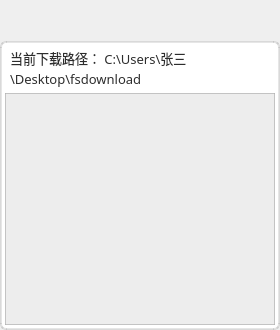
<?xml version="1.0" encoding="UTF-8"?>
<ui version="4.0">
 <class>downloadwidget</class>
 <widget class="QWidget" name="downloadwidget">
  <property name="geometry">
   <rect>
    <x>0</x>
    <y>0</y>
    <width>280</width>
    <height>330</height>
   </rect>
  </property>
  <property name="minimumSize">
   <size>
    <width>280</width>
    <height>0</height>
   </size>
  </property>
  <property name="maximumSize">
   <size>
    <width>280</width>
    <height>16777215</height>
   </size>
  </property>
  <property name="windowTitle">
   <string>Form</string>
  </property>
  <property name="styleSheet">
   <string notr="true">color: rgb(45, 45, 45);</string>
  </property>
  <layout class="QVBoxLayout" name="verticalLayout">
   <property name="spacing">
    <number>10</number>
   </property>
   <property name="leftMargin">
    <number>0</number>
   </property>
   <property name="topMargin">
    <number>3</number>
   </property>
   <property name="rightMargin">
    <number>0</number>
   </property>
   <property name="bottomMargin">
    <number>0</number>
   </property>
   <item>
    <widget class="QWidget" name="widget_2" native="true">
     <property name="minimumSize">
      <size>
       <width>0</width>
       <height>28</height>
      </size>
     </property>
     <layout class="QHBoxLayout" name="horizontalLayout_3">
      <property name="leftMargin">
       <number>0</number>
      </property>
      <property name="topMargin">
       <number>0</number>
      </property>
      <property name="rightMargin">
       <number>5</number>
      </property>
      <property name="bottomMargin">
       <number>0</number>
      </property>
      <item>
       <spacer name="horizontalSpacer_2">
        <property name="orientation">
         <enum>Qt::Horizontal</enum>
        </property>
        <property name="sizeHint" stdset="0">
         <size>
          <width>244</width>
          <height>20</height>
         </size>
        </property>
       </spacer>
      </item>
      <item>
       <widget class="QToolButton" name="toolButton_file">
        <property name="minimumSize">
         <size>
          <width>22</width>
          <height>25</height>
         </size>
        </property>
        <property name="maximumSize">
         <size>
          <width>22</width>
          <height>25</height>
         </size>
        </property>
        <property name="styleSheet">
         <string notr="true">QToolButton {
	color: rgb(255, 255, 255);
	background-color: rgba(255, 255, 255, 0);
	border: none;
}

QToolButton::menu-indicator { 
	image: None;
}

 
QToolButton:hover {
	color: rgb(255, 255, 255);
	background-color: rgba(255, 255, 255, 0);
	border: none;
}</string>
        </property>
        <property name="icon">
         <iconset resource="../lib.qrc">
          <normaloff>:/lib/download.png</normaloff>:/lib/download.png</iconset>
        </property>
        <property name="iconSize">
         <size>
          <width>22</width>
          <height>22</height>
         </size>
        </property>
       </widget>
      </item>
     </layout>
    </widget>
   </item>
   <item>
    <widget class="QWidget" name="widget_body" native="true">
     <property name="styleSheet">
      <string notr="true">#widget_body{
background-color: rgb(255, 255, 255);
/*padding:5px;*/
border-radius:6px;
	border: 2px solid;
	border-color: rgba(126, 126, 126, 50);
}</string>
     </property>
     <layout class="QVBoxLayout" name="verticalLayout_2">
      <property name="spacing">
       <number>0</number>
      </property>
      <property name="leftMargin">
       <number>5</number>
      </property>
      <property name="topMargin">
       <number>2</number>
      </property>
      <property name="rightMargin">
       <number>5</number>
      </property>
      <property name="bottomMargin">
       <number>5</number>
      </property>
      <item>
       <widget class="QWidget" name="widget_3" native="true">
        <property name="styleSheet">
         <string notr="true">background-color: rgb(255, 255, 255);</string>
        </property>
        <layout class="QHBoxLayout" name="horizontalLayout_2">
         <property name="spacing">
          <number>0</number>
         </property>
         <property name="leftMargin">
          <number>5</number>
         </property>
         <property name="topMargin">
          <number>5</number>
         </property>
         <property name="rightMargin">
          <number>0</number>
         </property>
         <property name="bottomMargin">
          <number>5</number>
         </property>
         <item>
          <widget class="QLabel" name="label_2">
           <property name="font">
            <font>
             <family>OPPOSans B</family>
             <pointsize>10</pointsize>
             <stylestrategy>PreferAntialias</stylestrategy>
            </font>
           </property>
           <property name="layoutDirection">
            <enum>Qt::LeftToRight</enum>
           </property>
           <property name="styleSheet">
            <string notr="true"/>
           </property>
           <property name="text">
            <string>当前下载路径： C:\Users\张三\Desktop\fsdownload</string>
           </property>
           <property name="alignment">
            <set>Qt::AlignLeading|Qt::AlignLeft|Qt::AlignVCenter</set>
           </property>
           <property name="wordWrap">
            <bool>true</bool>
           </property>
          </widget>
         </item>
         <item>
          <widget class="QToolButton" name="toolButton_file_open">
           <property name="minimumSize">
            <size>
             <width>22</width>
             <height>25</height>
            </size>
           </property>
           <property name="maximumSize">
            <size>
             <width>22</width>
             <height>25</height>
            </size>
           </property>
           <property name="styleSheet">
            <string notr="true">QToolButton {
	color: rgb(255, 255, 255);
	background-color: rgb(255, 255, 255);
	border: none;
}

QToolButton::menu-indicator { 
	image: None;
}

 
QToolButton:hover {
	color: rgb(255, 255, 255);
	background-color: rgb(255, 255, 255);
	border: none;
}</string>
           </property>
           <property name="icon">
            <iconset resource="../lib.qrc">
             <normaloff>:/lib/file.png</normaloff>:/lib/file.png</iconset>
           </property>
           <property name="iconSize">
            <size>
             <width>20</width>
             <height>20</height>
            </size>
           </property>
          </widget>
         </item>
         <item>
          <widget class="QToolButton" name="toolButton_file_setting">
           <property name="minimumSize">
            <size>
             <width>22</width>
             <height>25</height>
            </size>
           </property>
           <property name="maximumSize">
            <size>
             <width>22</width>
             <height>25</height>
            </size>
           </property>
           <property name="styleSheet">
            <string notr="true">QToolButton {
	color: rgb(255, 255, 255);
	background-color: rgb(255, 255, 255);
	border: none;
}

QToolButton::menu-indicator { 
	image: None;
}

 
QToolButton:hover {
	color: rgb(255, 255, 255);
	background-color: rgb(255, 255, 255);
	border: none;
}</string>
           </property>
           <property name="icon">
            <iconset resource="../lib.qrc">
             <normaloff>:/lib/setting3.png</normaloff>:/lib/setting3.png</iconset>
           </property>
           <property name="iconSize">
            <size>
             <width>20</width>
             <height>20</height>
            </size>
           </property>
          </widget>
         </item>
        </layout>
       </widget>
      </item>
      <item>
       <widget class="QScrollArea" name="scrollArea">
        <property name="minimumSize">
         <size>
          <width>0</width>
          <height>0</height>
         </size>
        </property>
        <property name="styleSheet">
         <string notr="true">#scrollArea{
	border: 1px solid;
	border-color: rgba(126, 126, 126, 50);
	background-color: rgba(29, 29, 29, 50);
}
</string>
        </property>
        <property name="widgetResizable">
         <bool>true</bool>
        </property>
        <widget class="QWidget" name="scrollAreaWidgetContents">
         <property name="geometry">
          <rect>
           <x>0</x>
           <y>0</y>
           <width>268</width>
           <height>236</height>
          </rect>
         </property>
         <property name="minimumSize">
          <size>
           <width>0</width>
           <height>0</height>
          </size>
         </property>
         <property name="styleSheet">
          <string notr="true">background-color: rgba(255, 255, 255, 150);</string>
         </property>
         <layout class="QVBoxLayout" name="verticalLayout_3">
          <property name="leftMargin">
           <number>0</number>
          </property>
          <property name="topMargin">
           <number>0</number>
          </property>
          <property name="rightMargin">
           <number>0</number>
          </property>
          <property name="bottomMargin">
           <number>0</number>
          </property>
          <item>
           <spacer name="verticalSpacer">
            <property name="orientation">
             <enum>Qt::Vertical</enum>
            </property>
            <property name="sizeType">
             <enum>QSizePolicy::Expanding</enum>
            </property>
            <property name="sizeHint" stdset="0">
             <size>
              <width>20</width>
              <height>233</height>
             </size>
            </property>
           </spacer>
          </item>
         </layout>
        </widget>
       </widget>
      </item>
     </layout>
    </widget>
   </item>
  </layout>
 </widget>
 <resources>
  <include location="../lib.qrc"/>
 </resources>
 <connections/>
</ui>
